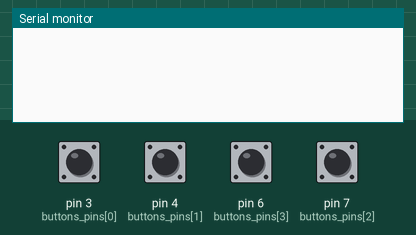
Simulated run of this sketch. Board: Arduino Uno, built with avr-gcc and run on an emulated ATmega328P. Parts: the last lines printed to the serial monitor. Inputs (shaded band) come from the test bench; at power-on: pin 3 (buttons_pins[0]), pin 4 (buttons_pins[1]), pin 6 (buttons_pins[3]), pin 7 (buttons_pins[2]) HIGH.

Above: at 1.2 s.
1.3 s: pin 3 (buttons_pins[0]) pulled LOW for 0.15 s
At 2.6 s:
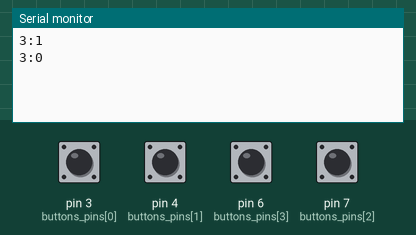
2.9 s: pin 4 (buttons_pins[1]) pulled LOW for 0.15 s
At 3.9 s:
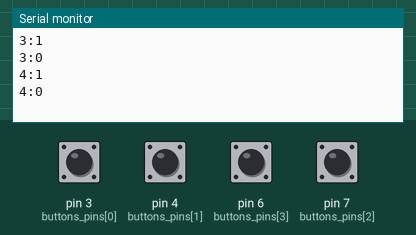
4.5 s: pin 6 (buttons_pins[3]) pulled LOW for 0.15 s
At 5.0 s:
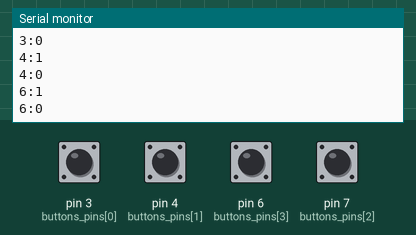
6.1 s: pin 7 (buttons_pins[2]) pulled LOW for 0.15 s
At 7.5 s:
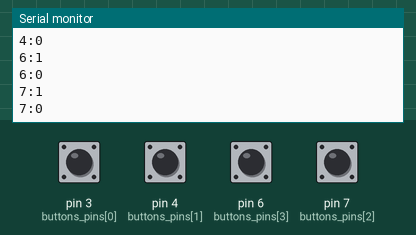
Timing chart, 0 to 8.7 s (numbered marks = the images above; inputs shaded):
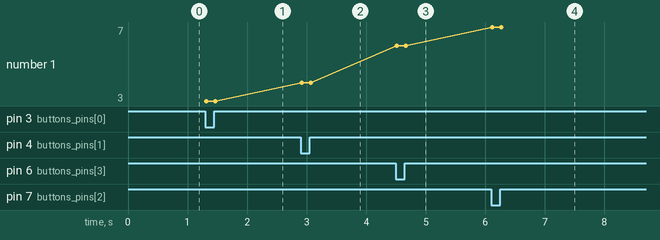

The sketch:

boutons.ino
```cpp
// Buttons avec debounce
/*
  Debouncer des boutons nous permet d'éviter les faux positifs
  Et ne pas arrêter le programme pour lire les boutons avec un delay
  Ici on exécute une action uniquement si l'état du bouton change.

  On utilise des tableaux pour stocker les boutons, ainsi on peut
  rapidement changer le nombre des boutons et où ils sont branchés
*/

/* BOUTTONS */
int nb_buttons = 4;
int buttons_pins[4] = {3, 4, 7, 6}; //Broches où sont branchés les boutons
unsigned long buttons_debounce[4] = {0, 0, 0, 0}; //Temps depuis le dernier changement d'état
unsigned long debounce_delay = 15; //Délai avant un changement d'état
bool buttons_pressed[4] = {false, false, false, false}; //Etat des boutons

void setup() {
  Serial.begin(9600);
  setup_buttons();
}

void loop() {
  read_buttons();
}

void action_button_pressed(int button) {
  Serial.print(buttons_pins[button]);
  Serial.println(":1");
}

void action_button_unpressed(int button) {
  Serial.print(buttons_pins[button]);
  Serial.println(":0");
}

void setup_buttons() {
  //Initialisation des boutons
  for (int button = 0; button < nb_buttons; button++) {
    pinMode(buttons_pins[button], INPUT_PULLUP);
  }
}

void read_buttons() {
  //On Parcours les boutons
  for (int button = 0; button < nb_buttons; button++) {
    //Logique inversé à cause du pullup
    bool button_state = !digitalRead(buttons_pins[button]);

    //Si l'état du bouton est identique
    if (button_state == buttons_pressed[button]) {
      // On remet à zéro le compteur (faux positif)
      buttons_debounce[button] = millis();
    }

    //Si le bouton est enclenché/déenclenché depuis plus de 15ms (debounce_delay)
    if ((millis() - buttons_debounce[button]) > debounce_delay) {

      //Si le bouton n'est pas appuyé ...
      if (!button_state) {
        // Et que son état précédent est appuyé
        if (buttons_pressed[button]) {
          buttons_pressed[button] = false;
          action_button_unpressed(button);
        }
      }

      // Si le bouton est appuyé ...
      if (button_state) {
        // Et son état précédent est non appuyé
        if (!buttons_pressed[button]) {
          buttons_pressed[button] = true;
          action_button_pressed(button);
        }
      }
    }
  }
}
```

Measured:
- after the input at 1.3 s, the serial monitor: prints a new line at once (image 1)
- after the input at 2.9 s, the serial monitor: prints a new line at once (image 2)
- after the input at 4.5 s, the serial monitor: prints a new line at once (image 3)
- after the input at 6.1 s, the serial monitor: prints a new line at once (image 4)
- plotted number 1: 3 → 4 after the input at 2.9 s, 4 → 6 after the input at 4.5 s, 6 → 7 after the input at 6.1 s
